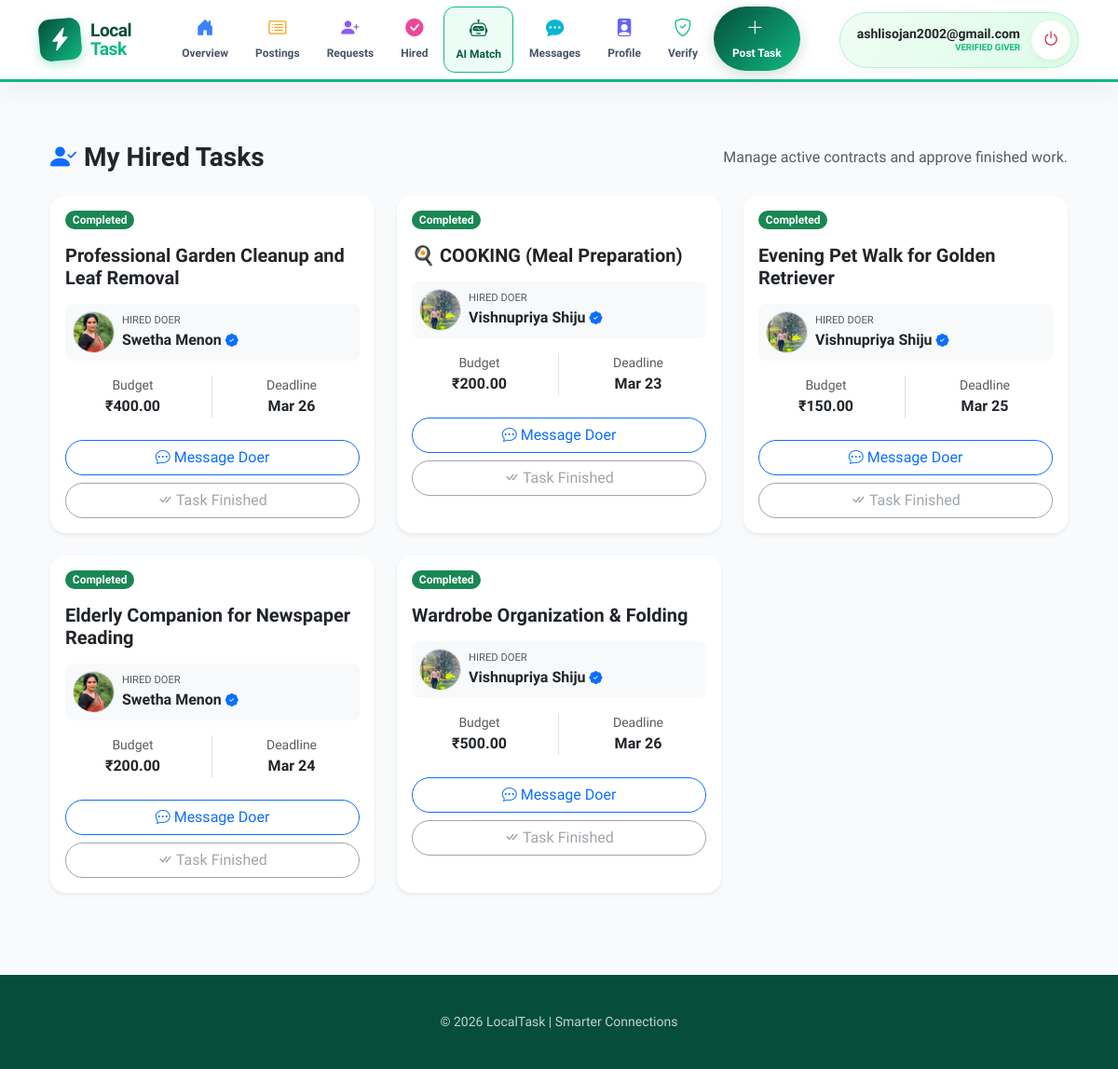
/giver/hired-tasks/ (signed in), run on the app's committed database.
### accounts/models.py (models this page shows, shortened)
class User(AbstractUser):
    name = models.CharField(max_length=100)
    email = models.EmailField(unique=True)
    phone = models.CharField(max_length=15)
    ROLE_CHOICES = (
        ('giver', 'Giver'),
        ('doer', 'Doer'),
        ('admin', 'Admin'),
    )
    role = models.CharField(max_length=10, choices=ROLE_CHOICES)
    adhar_photo = models.ImageField(upload_to='adhar_photos/', null=True, blank=True)
    photo = models.ImageField(upload_to='profile_photos/', null=True, blank=True)
    certificate_file = models.FileField(upload_to='certificates/', null=True, blank=True)
    verification_attempts = models.IntegerField(default=0)
    approval_status = models.CharField(max_length=20, default='pending')
    status = models.CharField(max_length=20, default='Active')
    verification_live_photo = models.ImageField(
    upload_to='verification/live_photos/',
    null=True,
    blank=True
)
    USERNAME_FIELD = 'email'
    REQUIRED_FIELDS = ['username', 'name']

### giver/models.py (models this page shows, shortened)
class Task(models.Model):
    STATUS_CHOICES = [
        ('Open', 'Open'),
        ('Requested', 'Requested'),
        ('Accepted', 'Accepted'),
        ('Completed', 'Completed'),
        ('Cancelled', 'Cancelled'),
        ('Expired', 'Expired'),
    ]
    giver = models.ForeignKey(settings.AUTH_USER_MODEL, on_delete=models.CASCADE, related_name='tasks_posted')
    doer = models.ForeignKey(settings.AUTH_USER_MODEL, on_delete=models.SET_NULL, null=True, blank=True, related_name='tasks_accepted')
    category = models.ForeignKey(Category, on_delete=models.CASCADE)
    skill = models.ForeignKey(Skill, on_delete=models.CASCADE)
    district = models.ForeignKey(District, on_delete=models.SET_NULL, null=True)
    place = models.ForeignKey(Place, on_delete=models.SET_NULL, null=True)
    pincode = models.ForeignKey(Pincode, on_delete=models.SET_NULL, null=True)
    title = models.CharField(max_length=150)
    description = models.TextField()
    budget = models.DecimalField(max_digits=10, decimal_places=2)
    status = models.CharField(max_length=30, choices=STATUS_CHOICES, default='Open')
    created_at = models.DateTimeField(auto_now_add=True)
    expiry_at = models.DateTimeField(null=True, blank=True)
    deadline_datetime = models.DateTimeField()
    is_active = models.BooleanField(default=True)

### giver/views.py (the view)
# urls.py: path('giver/hired-tasks/', views.giver_hired_tasks, name='giver_hired_tasks'),
@never_cache
@login_required
def giver_hired_tasks(request):
    hired_tasks = Task.objects.filter(
        giver=request.user,
        doer__isnull=False
    ).select_related('doer', 'category').order_by('-created_at')
    return render(request, 'giver/hired_tasks.html', {
        'hired_tasks': hired_tasks
    })

### giver/templates/giver/hired_tasks.html (shortened to what this page needs)
{% extends 'giver/base_giver.html' %}
{% block content %}
<div class="container py-4">
    <div class="d-flex justify-content-between align-items-center mb-4">
        <h3 class="fw-bold mb-0"><i class="bi bi-person-check-fill text-primary me-2"></i>My Hired Tasks</h3>
        <p class="text-muted mb-0">Manage active contracts and approve finished work.</p>
    </div>
    <div class="row">
        {% for task in hired_tasks %}
        <div class="col-md-6 col-lg-4 mb-4">
            <div class="card shadow-sm border-0 rounded-4 overflow-hidden h-100">
                <div class="card-header bg-white py-3 d-flex justify-content-between align-items-center border-bottom-0">
                    <span class="badge {% if task.status == 'Accepted' %}bg-warning text-dark{% else %}bg-success{% endif %} rounded-pill">
                        {{ task.status }}
                    </span>
                </div>
                <div class="card-body pt-0">
                    <h5 class="fw-bold mb-3">{{ task.title }}</h5>
                    <div class="d-flex align-items-center p-2 bg-light rounded-3 mb-3">
                        <a href="{% url 'public_doer_profile' task.doer.id %}" class="text-decoration-none">
                            {% if task.doer.photo %}
                                <img src="{{ task.doer.photo.url }}" class="rounded-circle border me-2" width="45" height="45" style="object-fit: cover;">
                            {% else %}
                                <div class="rounded-circle bg-primary text-white d-flex align-items-center justify-content-center me-2" style="width: 45px; height: 45px;">
                                    {{ task.doer.name|slice:":1" }}
                                </div>
                            {% endif %}
                        </a>
                        <div>
                            <small class="text-muted d-block" style="font-size: 0.7rem;">HIRED DOER</small>
                            <a href="{% url 'public_doer_profile' task.doer.id %}" class="text-dark text-decoration-none">
                                <span class="fw-bold">{{ task.doer.name }}</span>
                            </a>
                            {% if task.doer.approval_status == 'Accepted' %}
                                <i class="bi bi-patch-check-fill text-primary small"></i>
                            {% endif %}
                        </div>
                    </div>
                    <div class="row mb-4 text-center">
                        <div class="col-6 border-end">
                            <small class="text-muted d-block">Budget</small>
                            <span class="fw-bold">₹{{ task.budget }}</span>
                        </div>
                        <div class="col-6">
                            <small class="text-muted d-block">Deadline</small>
                            <span class="fw-bold {% if task.is_overdue %}text-danger{% endif %}">
                                {{ task.deadline_datetime|date:"M d" }}
                            </span>
                        </div>
                    </div>
                    <div class="d-grid gap-2">
                        <a href="{% url 'giver_chat_inbox' task.doer.id %}" class="btn btn-outline-primary rounded-pill">
                            <i class="bi bi-chat-dots"></i> Message Doer
                        </a>
                        {% if task.status == 'Completed' %}
                            <button class="btn btn-outline-secondary rounded-pill" disabled>
                                <i class="bi bi-check-all"></i> Task Finished
                            </button>
                        {% endif %}
                    </div>
                </div>
            </div>
        </div>
        {% empty %}
        <div class="col-12 text-center py-5">
            <i class="bi bi-clipboard-x text-muted" style="font-size: 3rem;"></i>
            <p class="mt-3 text-muted">You haven't hired anyone for a task yet.</p>
        </div>
        {% endfor %}
    </div>
</div>
{% endblock %}

### giver/templates/giver/base_giver.html (shortened to what this page needs)
<!DOCTYPE html>
<html lang="en">
<head>
    <link href="https://cdn.jsdelivr.net/npm/bootstrap@5.3.0/dist/css/bootstrap.min.css" rel="stylesheet">
    <link rel="stylesheet" href="https://cdn.jsdelivr.net/npm/bootstrap-icons@1.11.0/font/bootstrap-icons.css">
</head>
<body>
    <nav class="giver-nav sticky-top">
        <div class="container nav-container">
            <a href="{% url 'giver_home' %}" class="logo-box">
                <div class="logo-icon">
                    <i class="bi bi-lightning-charge-fill"></i>
                </div>
                <div class="logo-text">
                    Local<br><span style="color: var(--emerald-main)">Task</span>
                </div>
            </a>
            <ul class="nav-links-list">
                <li><a href="{% url 'giver_home' %}"><i class="bi bi-house-door-fill i-overview"></i>Overview</a></li>
                <li><a href="{% url 'my_tasks' %}"><i class="bi bi-card-list i-post"></i>Postings</a></li>
                <li><a href="{% url 'manage_requests' %}"><i class="bi bi-person-plus-fill i-req"></i>Requests</a></li>
                <li><a href="{% url 'giver_hired_tasks' %}"><i class="bi bi-check-circle-fill i-hired"></i>Hired</a></li>
                {% if user.approval_status == 'Accepted' %}
                <li><a href="{% url 'ai_match_expert_page' %}" class="ai-match-btn"><i class="bi bi-robot"></i>AI Match</a></li>
                {% else %}
                <li style="opacity: 0.4;"><a href="#" title="Verification Required"><i class="bi bi-lock-fill"></i>AI Match</a></li>
                {% endif %}
                <li><a href="{% url 'giver_chat_inbox' %}"><i class="bi bi-chat-dots-fill i-msg"></i>Messages</a></li>
                <li><a href="{% url 'giver_profile_view' %}"><i class="bi bi-person-badge-fill i-prof"></i>Profile</a></li>
                <li><a href="{% url 'giver_verification' %}"><i class="bi bi-shield-check i-verify"></i>Verify</a></li>
                <li><a href="{% url 'post_task' %}" class="post-task-cta"><i class="bi bi-plus-lg me-1"></i>Post Task</a></li>
            </ul>
            <div class="user-zone">
                <div class="user-meta d-none d-xl-block">
                    <div class="fw-bold text-dark small">{{ user.username }}</div>
                    <div style="font-size: 0.6rem; font-weight: 800; color: var(--emerald-main);">
                        {% if user.approval_status == 'Accepted' %}VERIFIED GIVER{% else %}GIVER{% endif %}
                    </div>
                </div>
                <a href="{% url 'logout_user' %}" class="logout-btn" title="Sign Out">
                    <i class="bi bi-power"></i>
                </a>
            </div>
        </div>
    </nav>
    <main class="main-wrapper">
        <div class="container">
            {% block content %}{% endblock %}
        </div>
    </main>
    <footer>
        <div class="container">
            <p class="small opacity-75 mb-0">&copy; 2026 LocalTask | Smarter Connections</p>
        </div>
    </footer>
</body>
</html>

### giver/templates/giver/base_giver.html (style rules this page uses)
:root { --main-gradient: linear-gradient(135deg, #064e3b 0%, #10b981 100%); --user-gradient: linear-gradient(135deg, #f0fdf4 0%, #dcfce7 100%); --emerald-main: #10b981; --soft-bg: #f8fafc; }
body { background-color: var(--soft-bg); min-height: 100vh; display: flex; flex-direction: column; font-family: 'Plus Jakarta Sans', sans-serif; }
.giver-nav { background: rgba(255, 255, 255, 0.98); backdrop-filter: blur(15px); border-bottom: 3px solid var(--emerald-main); padding: 0; box-shadow: 0 10px 30px rgba(0, 0, 0, 0.05); z-index: 1050; }
.nav-container { display: flex; justify-content: space-between; align-items: center; height: 85px; }
.logo-box { display: flex; align-items: center; gap: 10px; text-decoration: none; }
.logo-icon { width: 45px; height: 45px; background: var(--main-gradient); border-radius: 12px; display: flex; align-items: center; justify-content: center; color: white; font-size: 1.5rem; box-shadow: 0 4px 12px rgba(16, 185, 129, 0.3); transform: rotate(-5deg); }
.logo-text { font-weight: 800; font-size: 1.2rem; color: #064e3b; letter-spacing: -0.5px; line-height: 1; }
.nav-links-list { display: flex; gap: 5px; list-style: none; margin: 0; padding: 0; }
.nav-links-list a { text-decoration: none; color: #475569; font-weight: 700; font-size: 0.75rem; padding: 10px 12px; border-radius: 12px; display: flex; flex-direction: column; align-items: center; transition: all 0.3s; }
.nav-links-list a i { font-size: 1.2rem; margin-bottom: 3px; }
.i-overview { color: #3b82f6; }
.i-post { color: #f59e0b; }
.i-req { color: #8b5cf6; }
.i-hired { color: #ec4899; }
.i-msg { color: #06b6d4; }
.i-prof { color: #6366f1; }
.i-verify { color: #10b981; }
.ai-match-btn { background: #ecfdf5 !important; border: 1px solid #10b981; color: #065f46 !important; }
.post-task-cta { background: var(--main-gradient) !important; color: white !important; padding: 10px 20px !important; border-radius: 50px !important; font-weight: 800 !important; font-size: 0.75rem !important; box-shadow: 0 4px 15px rgba(6, 78, 59, 0.2); }
.user-zone { display: flex; align-items: center; gap: 12px; background: var(--user-gradient); padding: 8px 8px 8px 18px; border-radius: 50px; border: 1px solid rgba(16, 185, 129, 0.2); box-shadow: 0 4px 15px rgba(0,0,0,0.03); }
.user-meta { text-align: right; line-height: 1.2; }
.logout-btn { width: 42px; height: 42px; background: white; color: #be123c; border-radius: 50%; display: flex; align-items: center; justify-content: center; text-decoration: none; font-size: 1.1rem; transition: all 0.3s; box-shadow: 0 2px 8px rgba(0,0,0,0.05); }
.main-wrapper { flex: 1; padding: 2.5rem 0; }
footer { background: #064e3b; color: white; padding: 2.5rem 0; text-align: center; }

### data on the page
User: username "ashlisojan2002@gmail.com"
Task: status "Completed", title "Professional Garden Cleanup and Leaf Removal", doer.photo (picture), doer.name "Swetha Menon", budget "400.00", deadline_datetime "Mar 26", shows "Task Finished"
Task: status "Completed", title "🍳 COOKING (Meal Preparation)", doer.photo (picture), doer.name "Vishnupriya Shiju", budget "200.00", deadline_datetime "Mar 23", shows "Task Finished"
Task: status "Completed", title "Evening Pet Walk for Golden Retriever", doer.photo (picture), doer.name "Vishnupriya Shiju", budget "150.00", deadline_datetime "Mar 25", shows "Task Finished"
Task: status "Completed", title "Elderly Companion for Newspaper Reading", doer.photo (picture), doer.name "Swetha Menon", budget "200.00", deadline_datetime "Mar 24", shows "Task Finished"
Task: status "Completed", title "Wardrobe Organization & Folding", doer.photo (picture), doer.name "Vishnupriya Shiju", budget "500.00", deadline_datetime "Mar 26", shows "Task Finished"
